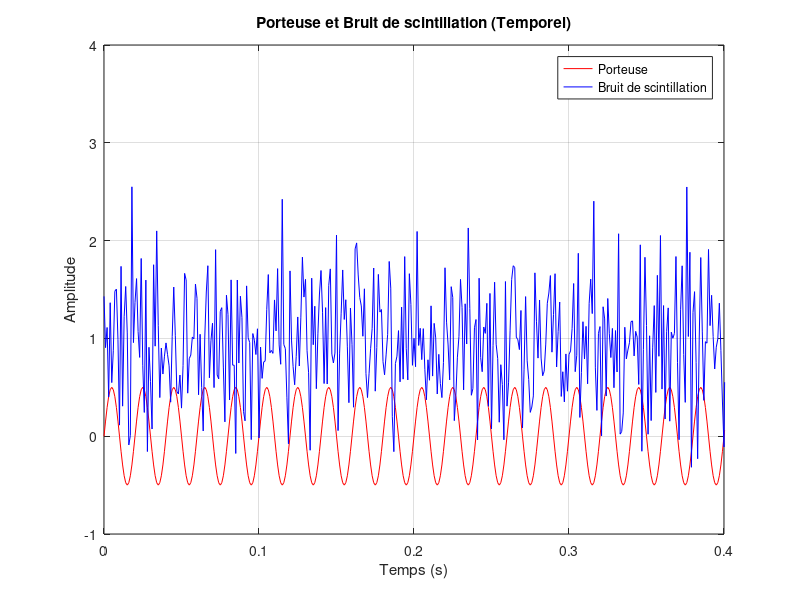
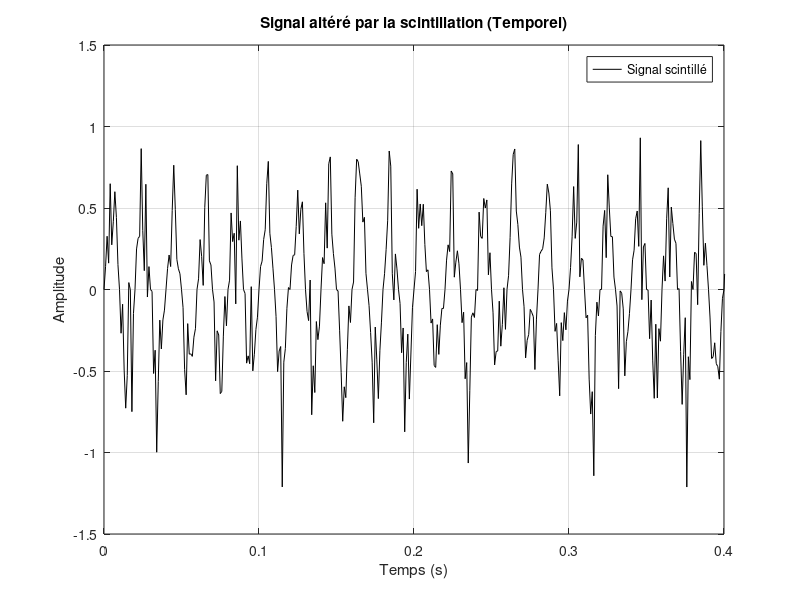
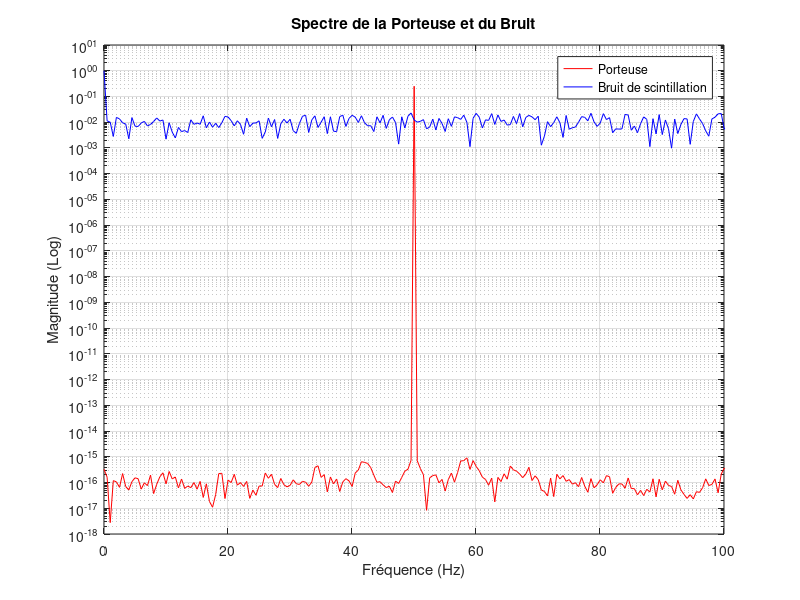
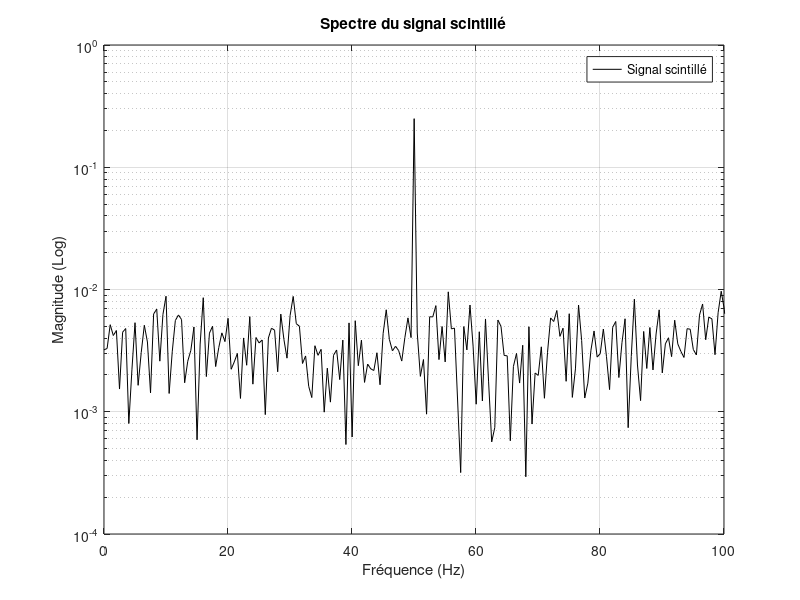

Write MATLAB code to recreate these figures, in order.
clc; clear; close all;

function basebandSignal = genererBasebandBPSK(binarySequence, samplesPerSymbol)
    % Transforme les bits 0/1 en amplitudes -1/1 et répète pour chaque échantillon
    numBits = length(binarySequence);
    basebandSignal = zeros(1, numBits * samplesPerSymbol);
    for i = 1:numBits
        idxStart = (i-1) * samplesPerSymbol + 1;
        idxEnd = i * samplesPerSymbol;
        if binarySequence(i) == 1
            basebandSignal(idxStart:idxEnd) = 1;
        else
            basebandSignal(idxStart:idxEnd) = -1;
        end
    end
end

function recoveredSequence = demodulerBPSK(receivedSignal, carrierSignal, filterB, filterA, numSymbols, samplesPerSymbol)
    % Démodulation cohérente : multiplication, filtrage et décision
    demodulated = receivedSignal .* carrierSignal;
    filtered = filtfilt(filterB, filterA, demodulated);
    recoveredSequence = zeros(1, numSymbols);
    for k = 1:numSymbols
        % On échantillonne au milieu de la durée du bit
        samplePoint = round((k - 0.5) * samplesPerSymbol);
        if filtered(samplePoint) > 0
            recoveredSequence(k) = 1;
        else
            recoveredSequence(k) = 0;
        end
    end
end

function errorCount = compterErreursBinaires(originalBits, receivedBits)
    % Compte le nombre de différences entre deux séquences binaires
    errorCount = 0;
    for i = 1:length(originalBits)
        if originalBits(i) == receivedBits(i)
            % Les bits sont identiques, on ne fait rien
        else
            % Les bits sont différents, on compte une erreur
            errorCount = errorCount + 1;
        end
    end
end

%% Paramètres globaux du filtre (Butterworth Ordre 5)
[filterB, filterA] = butter(5, 0.1, 'low');

%% Question 1 : Scintillation sur une porteuse
samplingFrequency = 1000;      
signalDuration = 2;            
carrierFrequency = 50;         
carrierAmplitude = 0.5;        
varianceScintillation = 0.3;   

timeVector1 = 0:1/samplingFrequency:signalDuration-1/samplingFrequency;
numberOfSamples1 = length(timeVector1);

% Génération des signaux
carrierSignal1 = carrierAmplitude * sin(2 * pi * carrierFrequency * timeVector1);
flickerNoise = 1 + sqrt(varianceScintillation) * randn(1, numberOfSamples1);
noisySignal1 = carrierSignal1 .* flickerNoise;

% Tracé des signaux temporels
figure(1);
plot(timeVector1, carrierSignal1, 'r'); hold on;
plot(timeVector1, flickerNoise, 'b');
title('Porteuse et Bruit de scintillation (Temporel)');
xlabel('Temps (s)'); ylabel('Amplitude');
legend('Porteuse', 'Bruit de scintillation');
xlim([0 0.4]); grid on;

figure(2);
plot(timeVector1, noisySignal1, 'k');
title('Signal altéré par la scintillation (Temporel)');
xlabel('Temps (s)'); ylabel('Amplitude');
legend('Signal scintillé');
xlim([0 0.4]); grid on;

% Analyse fréquentielle (FFT normalisée)
fftCarrier = fft(carrierSignal1) / numberOfSamples1;
fftFlicker = fft(flickerNoise) / numberOfSamples1;
fftNoisySignal = fft(noisySignal1) / numberOfSamples1;
frequencyAxis = linspace(0, samplingFrequency, numberOfSamples1);

figure(3);
semilogy(frequencyAxis, abs(fftCarrier), 'r'); hold on;
semilogy(frequencyAxis, abs(fftFlicker), 'b');
title('Spectre de la Porteuse et du Bruit');
xlabel('Fréquence (Hz)'); ylabel('Magnitude (Log)');
legend('Porteuse', 'Bruit de scintillation');
xlim([0, 100]); grid on;

figure(4);
semilogy(frequencyAxis, abs(fftNoisySignal), 'k');
title('Spectre du signal scintillé');
xlabel('Fréquence (Hz)'); ylabel('Magnitude (Log)');
legend('Signal scintillé');
xlim([0, 100]); grid on;


%% Question 2 : Modulation BPSK et canal AWGN
symbolDuration = 0.01;         
numberOfSymbols = 30;          
totalDuration2 = numberOfSymbols * symbolDuration; 
carrierAmplitude2 = 1;

timeVector2 = 0:1/samplingFrequency:totalDuration2-1/samplingFrequency;
samplesPerSymbol = samplingFrequency * symbolDuration;
carrierSignal2 = carrierAmplitude2 * sin(2 * pi * carrierFrequency * timeVector2);

% Émission
binarySequence = randi([0 1], 1, numberOfSymbols);
basebandSignal = genererBasebandBPSK(binarySequence, samplesPerSymbol);
transmittedSignal = basebandSignal .* carrierSignal2;

% Canal avec un SNR de 3dB
SNR_dB = 3;
receivedSignal = awgn(transmittedSignal, SNR_dB, 'measured');

% Réception et Démodulation
recoveredSequence = demodulerBPSK(receivedSignal, carrierSignal2, filterB, filterA, numberOfSymbols, samplesPerSymbol);

% Préparation des signaux pour l'affichage visuel
binarySquare = genererBasebandBPSK(binarySequence, samplesPerSymbol);
recoveredSquare = genererBasebandBPSK(recoveredSequence, samplesPerSymbol);
% Remplace les -1 par des 0 pour l'affichage
for i = 1:length(binarySquare)
    if binarySquare(i) == -1, binarySquare(i) = 0; end
    if recoveredSquare(i) == -1, recoveredSquare(i) = 0; end
end

figure(5);
plot(timeVector2, transmittedSignal + 3, 'b'); hold on;
plot(timeVector2, receivedSignal, 'r');
title('Modulation BPSK : Émis vs Reçu (SNR = 3dB)');
xlabel('Temps (s)'); ylabel('Amplitude');
legend('Signal émis (décalé +3)', 'Signal reçu bruité');
grid on;

figure(6);
plot(timeVector2, binarySquare + 1.5, 'b', 'LineWidth', 2); hold on;
plot(timeVector2, recoveredSquare, 'r', 'LineWidth', 2);
title('Comparaison des séquences binaires');
xlabel('Temps (s)'); ylabel('Valeur du bit');
legend('Séquence originale (+1.5)', 'Séquence récupérée');
ylim([-0.5 3]); grid on;


%% Question 3 : Calcul du BER (Canal AWGN)
SNR_Range = -15:-1;         
numberOfTransmissions = 5;      
numBitsBER = 10000;         
symbolDurationBER = 0.1; % Durée plus longue pour la stabilité du BER

samplesPerSymbolBER = samplingFrequency * symbolDurationBER;
timeVectorBER = 0:1/samplingFrequency:(numBitsBER * symbolDurationBER) - 1/samplingFrequency;
carrierSignalBER = carrierAmplitude2 * sin(2 * pi * carrierFrequency * timeVectorBER);

BER_AWGN = zeros(numberOfTransmissions, length(SNR_Range));

for trans = 1:numberOfTransmissions
    bitsTransmitted = randi([0 1], 1, numBitsBER);
    signalBaseband = genererBasebandBPSK(bitsTransmitted, samplesPerSymbolBER);
    signalModulated = signalBaseband .* carrierSignalBER;
    
    for s = 1:length(SNR_Range)
        currentSNR = SNR_Range(s);
        signalReceived = awgn(signalModulated, currentSNR, 'measured');
        
        bitsRecovered = demodulerBPSK(signalReceived, carrierSignalBER, filterB, filterA, numBitsBER, samplesPerSymbolBER);
        
        % Utilisation de la fonction de comptage personnalisée
        errors = compterErreursBinaires(bitsTransmitted, bitsRecovered);
        BER_AWGN(trans, s) = (errors / numBitsBER) + 1e-6;
    end
end

figure(7);
semilogy(SNR_Range, BER_AWGN', 'o-', 'LineWidth', 1.2); 
grid on;
title('Analyse du BER en canal AWGN - Modulation BPSK');
xlabel('SNR (dB)'); ylabel('Bit Error Rate (BER)');
legend('Trame 1', 'Trame 2', 'Trame 3', 'Trame 4', 'Trame 5');


%% Question 4 : Influence de la variance de scintillation

% 4.1. Visualisation temporelle de l'effet de la scintillation

% Paramètres spécifiques pour la visualisation (on prend peu de symboles pour la clarté)
fixedVarianceVisu = 0.5;
numberOfSymbolsVisu = 15; 
samplesPerSymbolVisu = samplesPerSymbol; % Réutilisation des paramètres globaux de Q2

timeVectorVisu = 0:1/samplingFrequency:(numberOfSymbolsVisu * symbolDuration) - 1/samplingFrequency;
carrierSignalVisu = carrierAmplitude2 * sin(2 * pi * carrierFrequency * timeVectorVisu);

% 1. Génération de la trame et du signal émis propre
bitsVisualisation = randi([0 1], 1, numberOfSymbolsVisu);
signalBasebandVisu = genererBasebandBPSK(bitsVisualisation, samplesPerSymbolVisu);
signalEmittedVisu = signalBasebandVisu .* carrierSignalVisu;

% 2. Génération et application du bruit de scintillation (multiplicatif)
bruitScintillationVisu = 1 + sqrt(fixedVarianceVisu) * randn(1, length(timeVectorVisu));
signalReceivedVisu = signalEmittedVisu .* bruitScintillationVisu;

% 3. Tracé de la Figure 8
figure(8);
% On décale le signal émis propre vers le haut (+3) pour faciliter la comparaison
plot(timeVectorVisu, signalEmittedVisu + 3, 'b', 'LineWidth', 1.2); 
hold on;
plot(timeVectorVisu, signalReceivedVisu, 'r');
hold off;

title(['Signal BPSK altéré par scintillation (Variance = ' num2str(fixedVarianceVisu) ')']);
xlabel('Temps (s)'); ylabel('Amplitude');
legend('Signal émis propre (décalé +3)', 'Signal reçu scintillé');
grid on;

% 4.2. Calcul du BER en fonction de la variance
varianceRange = logspace(-0.5, 0.3, 20); 
BER_Scintillation = zeros(numberOfTransmissions, length(varianceRange));

for trans = 1:numberOfTransmissions
    bitsTransmitted = randi([0 1], 1, numBitsBER);
    signalBaseband = genererBasebandBPSK(bitsTransmitted, samplesPerSymbolBER);
    signalModulated = signalBaseband .* carrierSignalBER;
    
    for v = 1:length(varianceRange)
        currentVariance = varianceRange(v);
        
        % Bruit multiplicatif
        flickerEffect = 1 + sqrt(currentVariance) * randn(1, length(timeVectorBER));
        signalReceived = signalModulated .* flickerEffect;
        
        bitsRecovered = demodulerBPSK(signalReceived, carrierSignalBER, filterB, filterA, numBitsBER, samplesPerSymbolBER);
        
        errors = compterErreursBinaires(bitsTransmitted, bitsRecovered);
        BER_Scintillation(trans, v) = (errors / numBitsBER) + 1e-9;
    end
end

figure(9);
loglog(varianceRange, BER_Scintillation', 'x-', 'LineWidth', 1.2);
grid on;
title('BER en fonction de la variance du bruit de scintillation');
xlabel('Variance du bruit'); ylabel('Bit Error Rate (BER)');
legend('Trame 1', 'Trame 2', 'Trame 3', 'Trame 4', 'Trame 5');
